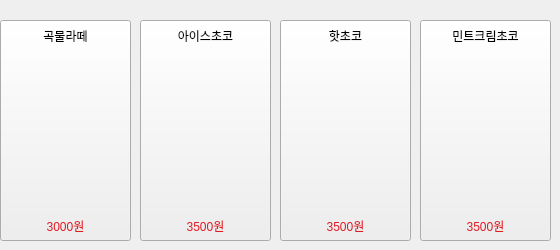
     <widget class="QWidget" name="page_16">
      <widget class="QPushButton" name="btn6_menu">
       <property name="geometry">
        <rect>
         <x>0</x>
         <y>20</y>
         <width>131</width>
         <height>221</height>
        </rect>
       </property>
       <property name="text">
        <string/>
       </property>
       <property name="icon">
        <iconset>
         <normaloff>../../바탕화면/MEGA/추천메뉴/20220701171446_1656663286402_Sjofhjac3j.jpg</normaloff>../../바탕화면/MEGA/추천메뉴/20220701171446_1656663286402_Sjofhjac3j.jpg</iconset>
       </property>
       <property name="iconSize">
        <size>
         <width>251</width>
         <height>241</height>
        </size>
       </property>
      </widget>
      <widget class="QPushButton" name="btn6_menu3">
       <property name="geometry">
        <rect>
         <x>280</x>
         <y>20</y>
         <width>131</width>
         <height>221</height>
        </rect>
       </property>
       <property name="text">
        <string/>
       </property>
       <property name="icon">
        <iconset>
         <normaloff>../../바탕화면/MEGA/추천메뉴/20220630145844_1656568724979_E9qWySV_oF.jpg</normaloff>../../바탕화면/MEGA/추천메뉴/20220630145844_1656568724979_E9qWySV_oF.jpg</iconset>
       </property>
       <property name="iconSize">
        <size>
         <width>251</width>
         <height>241</height>
        </size>
       </property>
      </widget>
      <widget class="QPushButton" name="btn6_menu4">
       <property name="geometry">
        <rect>
         <x>420</x>
         <y>20</y>
         <width>131</width>
         <height>221</height>
        </rect>
       </property>
       <property name="text">
        <string/>
       </property>
       <property name="icon">
        <iconset>
         <normaloff>../../바탕화면/MEGA/추천메뉴/20220630145844_1656568724979_E9qWySV_oF (1).jpg</normaloff>../../바탕화면/MEGA/추천메뉴/20220630145844_1656568724979_E9qWySV_oF (1).jpg</iconset>
       </property>
       <property name="iconSize">
        <size>
         <width>251</width>
         <height>241</height>
        </size>
       </property>
      </widget>
      <widget class="QPushButton" name="btn6_menu2">
       <property name="geometry">
        <rect>
         <x>140</x>
         <y>20</y>
         <width>131</width>
         <height>221</height>
        </rect>
       </property>
       <property name="text">
        <string/>
       </property>
       <property name="icon">
        <iconset>
         <normaloff>../../바탕화면/MEGA/추천메뉴/20220630152146_1656570106629_4i6msus9Kh.jpg</normaloff>../../바탕화면/MEGA/추천메뉴/20220630152146_1656570106629_4i6msus9Kh.jpg</iconset>
       </property>
       <property name="iconSize">
        <size>
         <width>251</width>
         <height>241</height>
        </size>
       </property>
      </widget>
      <widget class="QLabel" name="label_386">
       <property name="geometry">
        <rect>
         <x>0</x>
         <y>20</y>
         <width>131</width>
         <height>31</height>
        </rect>
       </property>
       <property name="styleSheet">
        <string notr="true">
background-color: rgb(191, 64, 64, 0);</string>
       </property>
       <property name="text">
        <string>곡물라떼</string>
       </property>
       <property name="alignment">
        <set>Qt::AlignCenter</set>
       </property>
      </widget>
      <widget class="QLabel" name="label_385">
       <property name="geometry">
        <rect>
         <x>10</x>
         <y>210</y>
         <width>111</width>
         <height>31</height>
        </rect>
       </property>
       <property name="styleSheet">
        <string notr="true">color: rgb(224, 27, 36);
background-color: rgb(252, 8, 8, 0);</string>
       </property>
       <property name="text">
        <string>3000원</string>
       </property>
       <property name="alignment">
        <set>Qt::AlignCenter</set>
       </property>
      </widget>
      <widget class="QLabel" name="label_387">
       <property name="geometry">
        <rect>
         <x>150</x>
         <y>210</y>
         <width>111</width>
         <height>31</height>
        </rect>
       </property>
       <property name="styleSheet">
        <string notr="true">color: rgb(224, 27, 36);
background-color: rgb(252, 8, 8, 0);</string>
       </property>
       <property name="text">
        <string>3500원</string>
       </property>
       <property name="alignment">
        <set>Qt::AlignCenter</set>
       </property>
      </widget>
      <widget class="QLabel" name="label_388">
       <property name="geometry">
        <rect>
         <x>140</x>
         <y>20</y>
         <width>131</width>
         <height>31</height>
        </rect>
       </property>
       <property name="styleSheet">
        <string notr="true">
background-color: rgb(191, 64, 64, 0);</string>
       </property>
       <property name="text">
        <string>아이스초코</string>
       </property>
       <property name="alignment">
        <set>Qt::AlignCenter</set>
       </property>
      </widget>
      <widget class="QLabel" name="label_389">
       <property name="geometry">
        <rect>
         <x>290</x>
         <y>210</y>
         <width>111</width>
         <height>31</height>
        </rect>
       </property>
       <property name="styleSheet">
        <string notr="true">color: rgb(224, 27, 36);
background-color: rgb(252, 8, 8, 0);</string>
       </property>
       <property name="text">
        <string>3500원</string>
       </property>
       <property name="alignment">
        <set>Qt::AlignCenter</set>
       </property>
      </widget>
      <widget class="QLabel" name="label_390">
       <property name="geometry">
        <rect>
         <x>280</x>
         <y>20</y>
         <width>131</width>
         <height>31</height>
        </rect>
       </property>
       <property name="styleSheet">
        <string notr="true">
background-color: rgb(191, 64, 64, 0);</string>
       </property>
       <property name="text">
        <string>핫초코</string>
       </property>
       <property name="alignment">
        <set>Qt::AlignCenter</set>
       </property>
      </widget>
      <widget class="QLabel" name="label_391">
       <property name="geometry">
        <rect>
         <x>430</x>
         <y>210</y>
         <width>111</width>
         <height>31</height>
        </rect>
       </property>
       <property name="styleSheet">
        <string notr="true">color: rgb(224, 27, 36);
background-color: rgb(252, 8, 8, 0);</string>
       </property>
       <property name="text">
        <string>3500원</string>
       </property>
       <property name="alignment">
        <set>Qt::AlignCenter</set>
       </property>
      </widget>
      <widget class="QLabel" name="label_392">
       <property name="geometry">
        <rect>
         <x>420</x>
         <y>20</y>
         <width>131</width>
         <height>31</height>
        </rect>
       </property>
       <property name="styleSheet">
        <string notr="true">
background-color: rgb(191, 64, 64, 0);</string>
       </property>
       <property name="text">
        <string>민트크림초코</string>
       </property>
       <property name="alignment">
        <set>Qt::AlignCenter</set>
       </property>
      </widget>
      <zorder>btn6_menu4</zorder>
      <zorder>btn6_menu2</zorder>
      <zorder>btn6_menu</zorder>
      <zorder>btn6_menu3</zorder>
      <zorder>label_386</zorder>
      <zorder>label_385</zorder>
      <zorder>label_387</zorder>
      <zorder>label_388</zorder>
      <zorder>label_389</zorder>
      <zorder>label_390</zorder>
      <zorder>label_391</zorder>
      <zorder>label_392</zorder>
     </widget>
